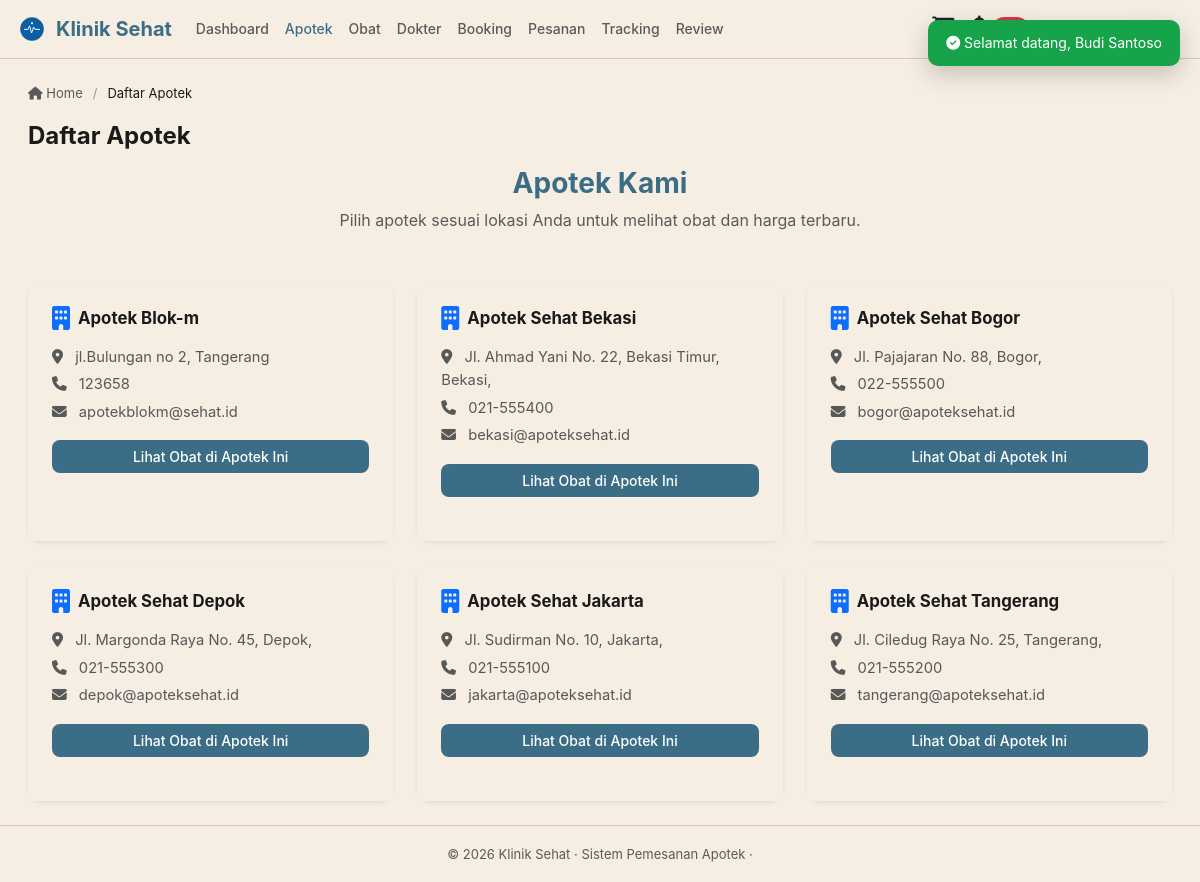
/Klinik/user/apotek/index.php (signed in), run on the app's committed database.
### tables this page shows
CREATE TABLE `apotek` (
  `id_apotek` int(11) UNSIGNED NOT NULL,
  `id_kota` int(11) UNSIGNED DEFAULT NULL,
  `nama_apotek` varchar(150) NOT NULL,
  `alamat` text DEFAULT NULL,
  `no_telp` varchar(20) DEFAULT NULL,
  `email` varchar(100) DEFAULT NULL
);

CREATE TABLE `kota` (
  `id_kota` int(11) UNSIGNED NOT NULL,
  `nama_kota` varchar(100) NOT NULL
);

### Klinik/functions/functions.php (called while the page is built, shortened)
<?php
function e($str) {
    return htmlspecialchars((string)($str ?? ''), ENT_QUOTES, 'UTF-8');
}

### Klinik/user/apotek/index.php (the view, shortened to what this page needs)
<?php
require_once '../../config/koneksi.php';
$apoteks = $pdo->query("SELECT a.*, kt.nama_kota FROM apotek a LEFT JOIN kota kt ON kt.id_kota=a.id_kota ORDER BY a.nama_apotek")->fetchAll();
require_once '../../includes/header_user.php';
?>
<div class="text-center mb-5">
    <h2 class="section-title fw-bold">Apotek Kami</h2>
    <p class="section-subtitle">Pilih apotek sesuai lokasi Anda untuk melihat obat dan harga terbaru.</p>
</div>
<div class="row g-4">
    <?php foreach ($apoteks as $a): ?>
    <div class="col-md-6 col-lg-4">
        <div class="card h-100 border-0 shadow-sm" style="border-radius:14px;">
            <div class="card-body p-4">
                <div class="d-flex align-items-center gap-2 mb-3">
                    <i class="fas fa-building text-primary fs-4"></i>
                    <h6 class="mb-0 klinik-nama fw-bold"><?= e($a['nama_apotek']) ?></h6>
                </div>
                <div class="klinik-info">
                    <p class="mb-1 text-muted"><i class="fas fa-map-marker-alt me-2"></i> <?= e($a['alamat']) ?>, <?= e($a['nama_kota']) ?></p>
                    <p class="mb-1 text-muted"><i class="fas fa-phone me-2"></i> <?= e($a['no_telp']) ?></p>
                    <p class="mb-0 text-muted"><i class="fas fa-envelope me-2"></i> <?= e($a['email']) ?></p>
                </div>
                <a href="<?= BASE_URL ?>user/obat/?apotek=<?= $a['id_apotek'] ?>" class="btn btn-primary w-100 mt-3">Lihat Obat di Apotek Ini</a>
            </div>
        </div>
    </div>
    <?php endforeach; ?>
</div>
<?php require_once '../../includes/footer_user.php'; ?>

### Klinik/assets/css/style.css (style rules this page uses)
:root { --primary: #3b6e86; --primary-dark: #2e5564; --primary-light: #8aaebf; --bg: #ede4d1; --surface: #f6eee3; --surface-alt: #ece2d5; --text: #1a1a1a; --text-muted: #5a5a5a; --border: #d8c8b4; --sidebar-bg: #3b6e86; --sidebar-dark: #2a5c72; --sidebar-text: #e8f4f8; --sidebar-hover: rgba(138,174,191,.15); --success: #2d8a5e; --danger: #c0392b; --warning: #d4a017; --info: #6f9ab1; --shadow: 0 2px 8px rgba(59,110,134,.08); --shadow-lg: 0 8px 24px rgba(59,110,134,.16); --radius: 14px; --transition: all .25s ease; }
* { box-sizing: border-box; }
body { background: var(--bg); color: var(--text); font-family: 'Inter', 'Segoe UI', system-ui, -apple-system, sans-serif; margin: 0; font-size: 14px; line-height: 1.6; }
a { text-decoration: none; color: var(--primary); transition: var(--transition); }
.card { background: var(--surface); border: 1px solid var(--border); border-radius: var(--radius); box-shadow: var(--shadow); margin-bottom: 20px; transition: var(--transition); }
.card-body { padding: 20px; }
.btn { border-radius: 8px; font-size: 14px; font-weight: 500; transition: var(--transition); border: none; }
.btn-primary, .bg-primary, .badge.bg-primary, .border-primary, .table .badge.bg-primary, .table td.bg-primary, .table th.bg-primary { background-color: var(--primary) !important; background: var(--primary) !important; border-color: var(--primary) !important; color: #fff !important; }
.btn-primary { background: var(--primary); color: #fff; }
.section-title { font-size: 1.75rem; font-weight: 700; color: var(--primary); }
.section-subtitle { font-size: 1rem; color: var(--text-muted); }
.klinik-nama { font-size: 1.05rem; }
.klinik-info { font-size: 0.92rem; line-height: 1.6; }
.card, .card-body, .modal-content, .dropdown-menu, .table, .table th, .table td, .dataTables_wrapper, .dataTables_scrollHeadInner, .dataTables_scrollBody, .form-control, .form-select, .main, .content, .breadcrumb-custom { background: var(--surface); color: var(--text); }

### data on the page
apotek: nama_apotek "Apotek Blok-m", alamat "jl.Bulungan no 2", id_kota.nama_kota "Tangerang", no_telp "123658", email "apotekblokm@sehat.id"
apotek: nama_apotek "Apotek Sehat Bekasi", alamat "Jl. Ahmad Yani No. 22, Bekasi Timur, Bekasi", no_telp "021-555400", email "bekasi@apoteksehat.id"
apotek: nama_apotek "Apotek Sehat Bogor", alamat "Jl. Pajajaran No. 88, Bogor", no_telp "022-555500", email "bogor@apoteksehat.id"
apotek: nama_apotek "Apotek Sehat Depok", alamat "Jl. Margonda Raya No. 45, Depok", no_telp "021-555300", email "depok@apoteksehat.id"
apotek: nama_apotek "Apotek Sehat Jakarta", alamat "Jl. Sudirman No. 10, Jakarta", no_telp "021-555100", email "jakarta@apoteksehat.id"
apotek: nama_apotek "Apotek Sehat Tangerang", alamat "Jl. Ciledug Raya No. 25, Tangerang", no_telp "021-555200", email "tangerang@apoteksehat.id"

### other printed values
$page_title "Daftar Apotek"
